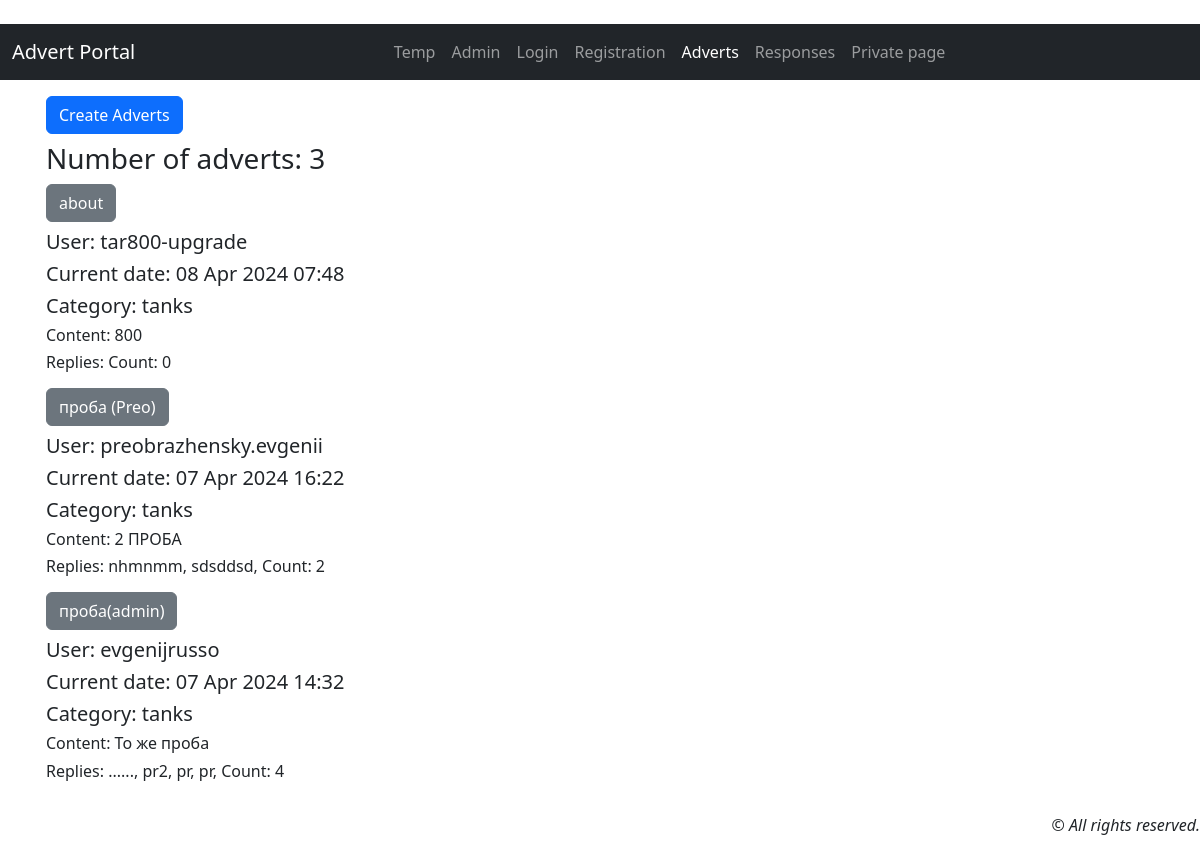
Page /callboard/ on the earlier database version.
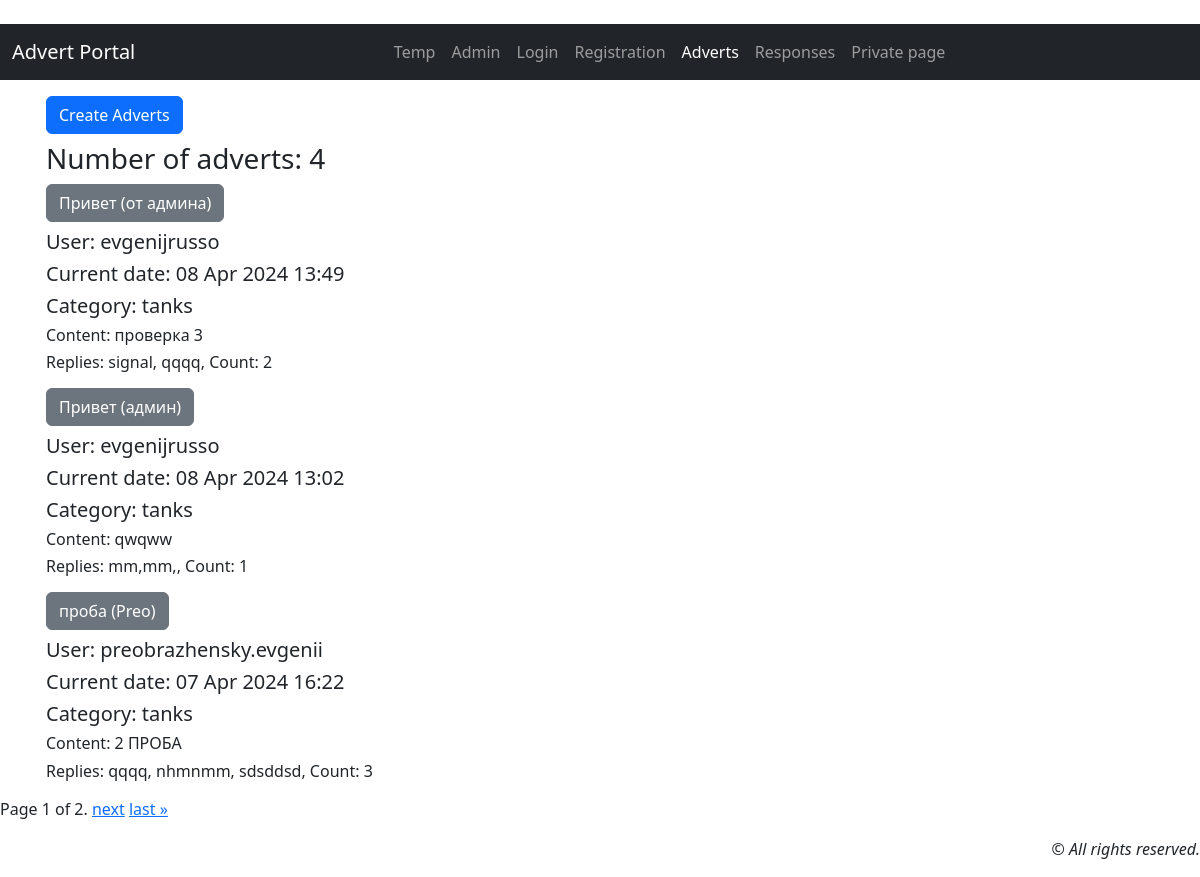
Same page on the later database version.
### callboard/models.py (models this page shows, shortened)
class Advert(models.Model):
    user = models.ForeignKey(
        settings.AUTH_USER_MODEL, on_delete=models.PROTECT,
        verbose_name='Author of the ad', related_name='adverts',
    )
    category = models.CharField(_('Category'), max_length=20, choices=CATEGORY)
    title = models.CharField(_('Title'), max_length=100)
    content = models.TextField(_('Description'))  # Описание
    created = models.DateTimeField(auto_now_add=True, verbose_name='Created data')
    file = models.FileField("File", upload_to="files/", blank=True, null=True)
    def reply(self):
        return Response.objects.filter(advert_id=self.pk)
    def count_reply(self):
        return len(Response.objects.filter(advert_id=self.pk))
    class Meta:
        verbose_name = _('Advert')
        verbose_name_plural = _('Advert')
        ordering = ['-created']

class User(AbstractUser):
    code = models.CharField(max_length=15, blank=True, null=True, verbose_name=_('Code'))  # доп. поле для user

class Response(models.Model):
    text = models.TextField(_('Reply text'))  # Текст ответа
    response_date = models.DateTimeField(auto_now_add=True, verbose_name=_('Date of response'))  # Дата ответа
    advert = models.ForeignKey(
        Advert,
        on_delete=models.CASCADE,
        verbose_name=_('Advert'),
        related_name='responses'
    )
    user = models.ForeignKey(
        User,
        on_delete=models.CASCADE,
        verbose_name='Author of the ad',
        related_name='responses'
    )
    accept = models.BooleanField(default=False, verbose_name='Accept')  # принимать пользователем объевления
    def __str__(self):
        return f'{self.text[:50]}'
    class Meta:
        verbose_name = _('Response')
        verbose_name_plural = _('Responses')
        ordering = ['-response_date']

### callboard/views/advert.py (the view)
# urls.py: path('callboard/', AdvertList.as_view(), name='advert_list'),  # {% url "advert_list" %}
class AdvertList(ListView):
    model = Advert
    template_name = 'callboard/adverts.html'
    context_object_name = 'adverts'
    paginate_by = 3
    def get_context_data(self, **kwargs):
        context = super().get_context_data(**kwargs)
        context['title'] = 'List of adverts'
        return context

### callboard/templates/callboard/adverts.html (shortened to what this page needs)
{% extends 'default.html' %}
{% load i18n %}
{% block content %}
<div class="container px-lg-3">
     <div class="flex mt-3 mb-2">
        <a class="btn btn-primary" href='{%url "advert_create" %}' role="button">{% trans "Create Adverts" %}</a>
    </div>
    <h3>{% trans "Number of adverts" %}:  {{ page_obj.paginator.count }}  </h3>
    {% for adv in adverts %}
    <div class="mb-3">
      <h4><b class="text-center"><a href="{% url 'advert_detail' adv.id %}" class="btn btn-secondary">{{ adv.title|truncatechars:100 }}</a></b></h4>
      <h5>{% trans "User" %}: {{ adv.user }} </h5>
      <h5>{% trans "Current date" %}: {{ adv.created|date:'d M Y'}} {{adv.created|time:"H:i"}} </h5>
      <h5> {% trans "Category" %}: {{ adv.category }} </h5>
      <h6>{% trans "Content" %}: {{ adv.content|truncatechars:100 }}</h6>
      <h6>{% trans "Replies" %}: {% for field in adv.reply %} {{ field }}, {% endfor %}  {% trans "Count" %}: {{ adv.count_reply }}</h6>
    </div>
    {% empty %}
        <h3>{% trans "No adverts!" %}</h3>
    {% endfor %}
</div>
{% endblock content %}

Differences in the rows shown:
removed Advert: title "about", user "tar800-upgrade", created "08 Apr 2024", created "07:48", category "tanks", content "800", count_reply "0"
no longer on this page (row unchanged): Advert: title "проба(admin)", user "evgenijrusso", created "07 Apr 2024", created "14:32", category "tanks", content "То же проба", count_reply "4"
removed Response: text "......", shown under "проба(admin)"
removed Response: text "pr2", shown under "проба(admin)"
removed Response: text "pr", shown under "проба(admin)"
no longer on this page (row unchanged): Response: text "pr", shown under "проба(admin)"
added Advert: title "Привет (от админа)", user "evgenijrusso", created "08 Apr 2024", created "13:49", category "tanks", content "проверка 3", count_reply "2"
added Response: text "signal", shown under "Привет (от админа)"
added Response: text "qqqq", shown under "Привет (от админа)"
added Advert: title "Привет (админ)", user "evgenijrusso", created "08 Apr 2024", created "13:02", category "tanks", content "qwqww", count_reply "1"
added Response: text "mm,mm,", shown under "Привет (админ)"
computed for Advert "07 Apr 2024": count_reply "2" → "3"
added Response: text "qqqq", shown under Advert "07 Apr 2024"
Other differences:
{{ page_obj.paginator.count }}: "3" → "4"
{{ page_obj.number }}: (not shown) → "1"
{{ page_obj.paginator.num_pages }}: (not shown) → "2"
text now shown: "Page of . next last »"
